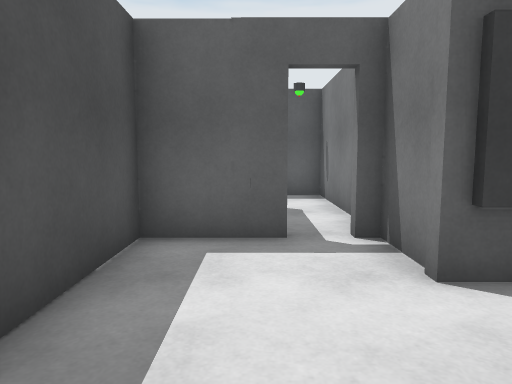
View 1 (above)

12 first-person views from a walk through a scene from a Unity 3-D project. The camera is 1.2 m above the floor, tilts 6° down and sees 70° across. Doors are open. The floor is counted in squares, 1 m on a side. Each view is taken from the middle of a square. On the plan, view 1 faces up. The plan holds only what a view shows up to about 15 squares ahead; the rest is blank. The place goes on beyond the plan.

View 2
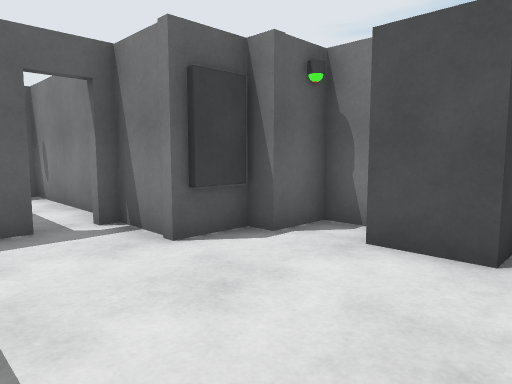

View 3
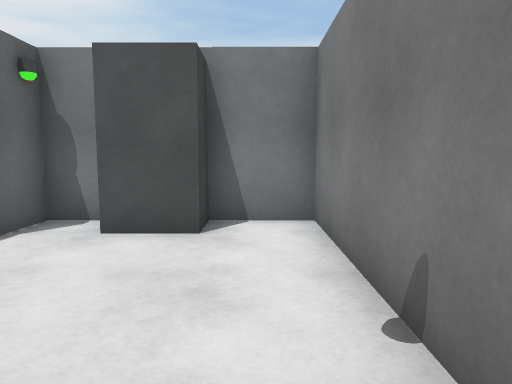

View 4
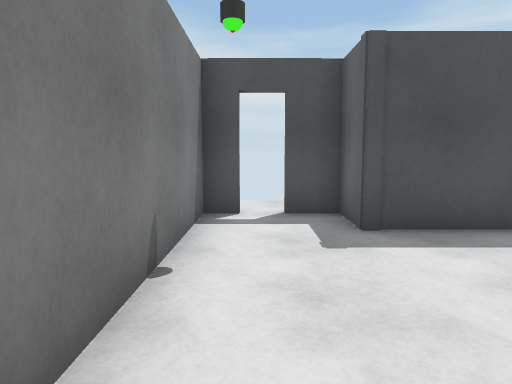

View 5
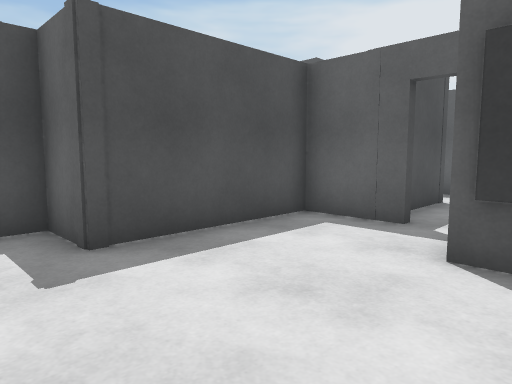

View 6
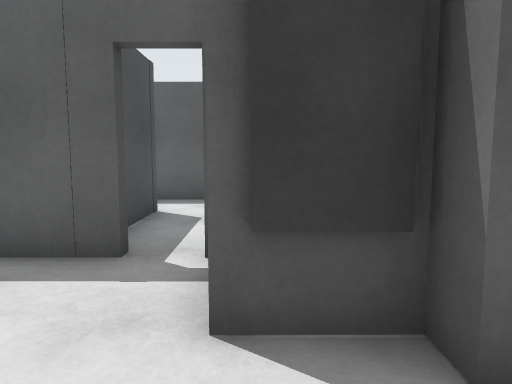

View 7
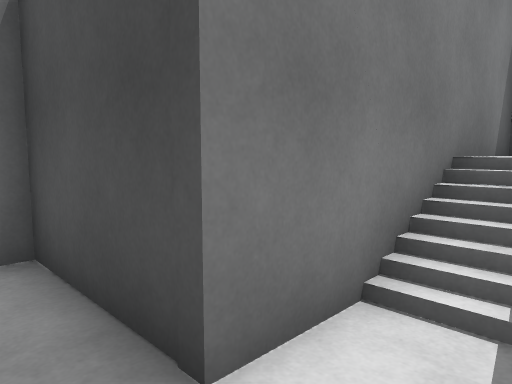

View 8
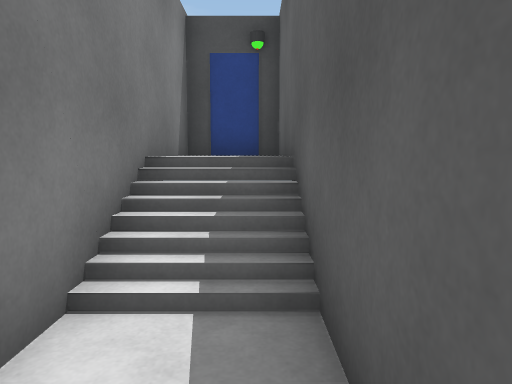

View 9
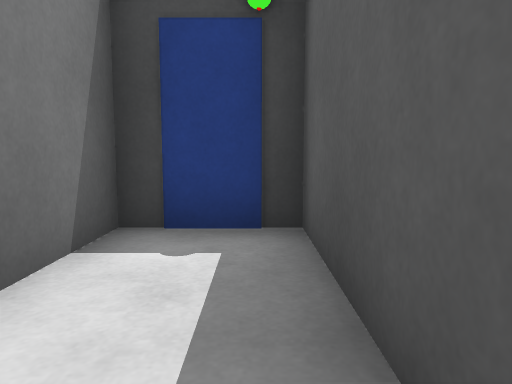

View 10
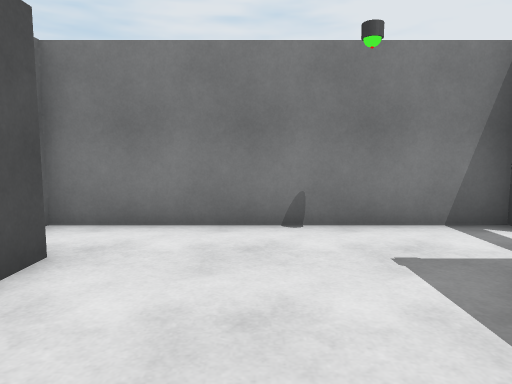

View 11
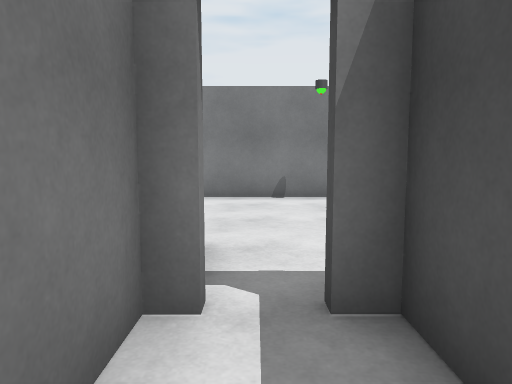

View 12
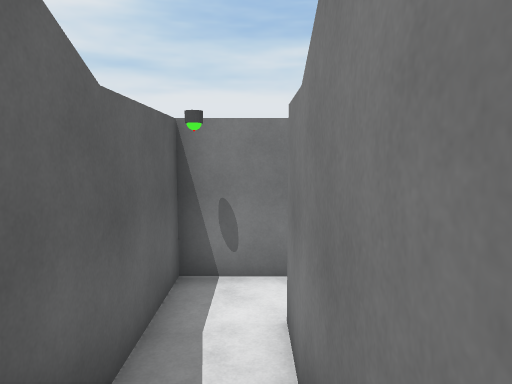

### Floor plan
Key: @ floor where view 1 was taken; # wall or solid block; . main floor; : floor 1.25 m higher than the main floor; / step, stairs or slope; D open door; B grey block.
Columns run from 7 left of view 1 to 5 right of it. Each row starts with its distance up from view 1.
 11 ##########
 10 #::///...#
  9 #::///...#
  8 ########.#
  7        #.#
  6        #.#
  5      ###D#
  4      #...B
  3      #...B###
  2      #......#
  1     ##.....BB
  0   ..#..@...B#
 -1   ..D.......#
 -2     #########

Where each view was taken, in squares from view 1:
view 1: 0 up, 0 right, facing up
view 2: 1 down, 1 left, facing up-right
view 3: 1 down, 2 left, facing right
view 4: 1 down, 4 right, facing left
view 5: 1 down, 3 right, facing up-left
view 6: 1 up, 2 right, facing up
view 7: 10 up, 1 right, facing down-left
view 8: 10 up, 1 right, facing left
view 9: 10 up, 3 left, facing left
view 10: 4 up, 1 right, facing down
view 11: 8 up, 1 right, facing down
view 12: 9 up, 5 left, facing right
